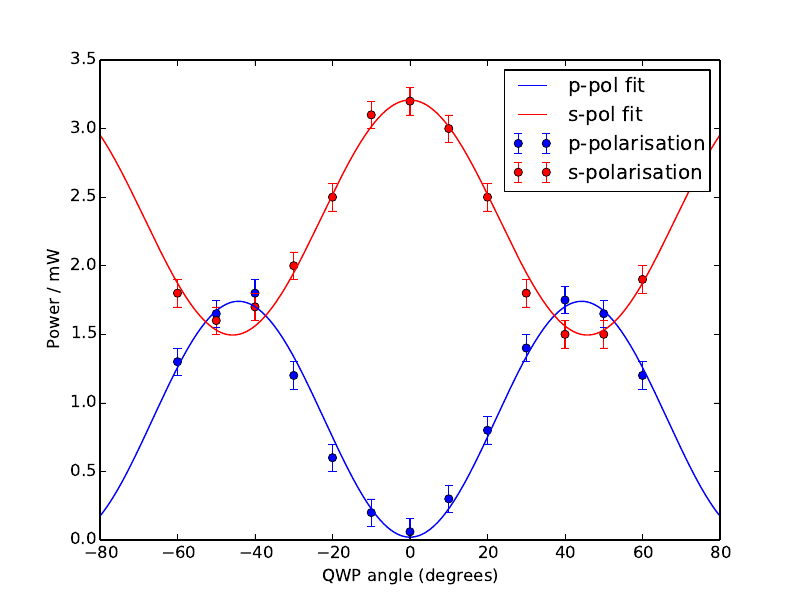

Recreate this plot in Python.
import csv
import matplotlib.pyplot as plt
import math


angle = []
pdata = []
sdata = []

with open('s_p_calibration.csv', 'rb') as f:
	reader = csv.reader(f, None)
	for row in reader:
		angle.append(float(row[0]))
		pdata.append(float(row[1]))
		sdata.append(float(row[2]))

x=range(1000)
x=[i/6.25-80 for i in x]
y1 = [2.4+0.85*math.cos(4*i*math.pi/180) for i in x]
y2 = [0.85-0.85*math.cos(4*i*math.pi/180) for i in x]

plt.errorbar(angle, pdata, yerr=0.1, color = 'b', fmt='o', label = 'p-polarisation')
plt.errorbar(angle, sdata, yerr=0.1, color = 'r', fmt='o', label='s-polarisation')
plt.plot(x, y1, color = 'r', label = 's-pol fit')
plt.plot(x, y2, color = 'b', label = 'p-pol fit')
plt.xlim(xmin=-80, xmax = 80)
plt.ylim(ymin=0, ymax=3.5)
plt.xlabel('QWP angle (degrees)')
plt.ylabel('Power / mW')
plt.legend()
plt.savefig('s_p_calibration.pdf')
plt.show()